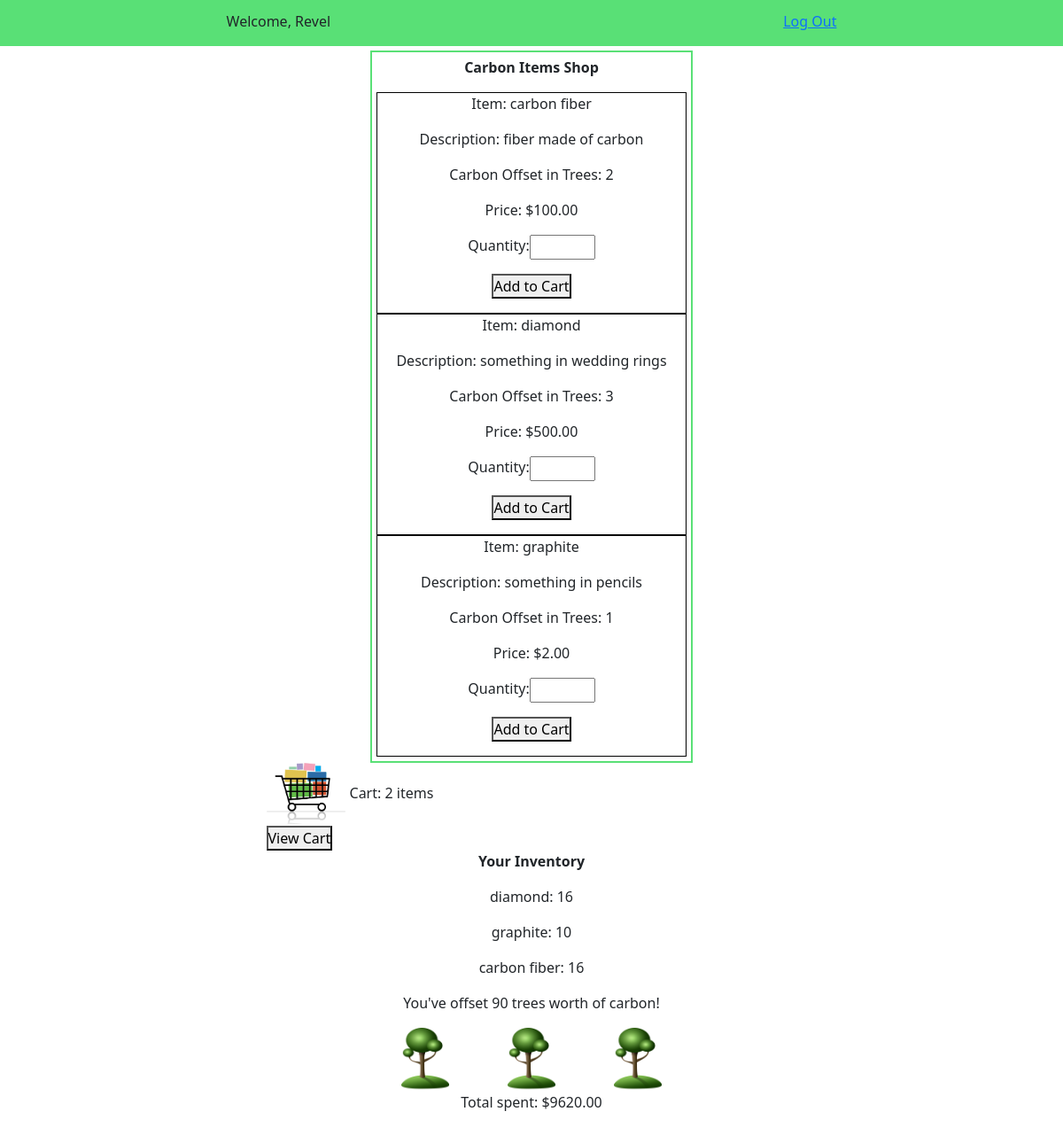
Before: /marketplace/ (signed in) with the older database file.
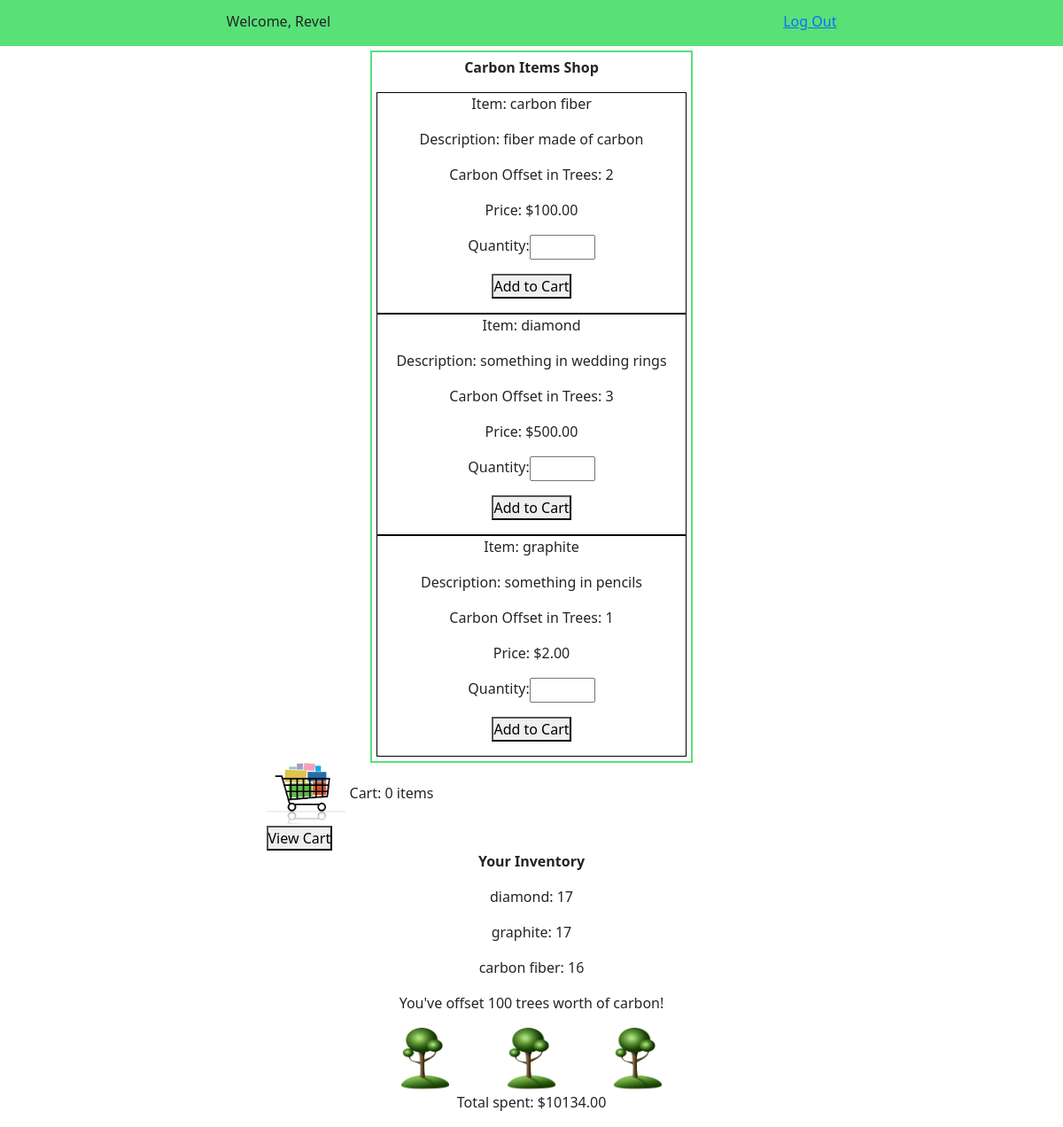
After: the same page with the newer database file.
### login_app/models.py (models this page shows, shortened)
class User(models.Model):
    first_name = models.CharField(max_length=255)
    last_name = models.CharField(max_length=255)
    email = models.EmailField(max_length=254)
    password = models.CharField(max_length=255)
    created_at = models.DateTimeField(auto_now_add=True)
    updated_at = models.DateTimeField(auto_now=True)
    objects = UserManager()

### marketplace/models.py (models this page shows, shortened)
class Item(models.Model):
    name = models.CharField(max_length=100)
    description = models.TextField()
    carbon_offset_in_trees = models.IntegerField()
    cost = models.DecimalField(max_digits=5, decimal_places=2)
    purchases = models.ManyToManyField('login_app.User', through="User_Item_Count")
    carts = models.ManyToManyField(Cart, through="Cart_Item_Count")
    created_at = models.DateTimeField(auto_now_add=True)
    updated_at = models.DateTimeField(auto_now=True)
    objects = ItemManager()

class User_Item_Count(models.Model):
    user = models.ForeignKey('login_app.User', on_delete=models.CASCADE)
    item = models.ForeignKey(Item, on_delete=models.CASCADE)
    orders = models.IntegerField()
    created_at = models.DateTimeField(auto_now_add=True)
    updated_at = models.DateTimeField(auto_now=True)

### login_app/views.py (the view)
# urls.py: path('', include('marketplace.urls')),
def marketplace(request):
    if 'user_id' in request.session:
        shop_items = apps.get_model('marketplace.Item').objects.all()
        if shop_items:
            cart_items = apps.get_model('marketplace.Cart_Item_Count').objects.filter(
                cart=apps.get_model('marketplace.Cart').objects.get(user=User.objects.get(id=request.session['user_id']))
            )
            if cart_items:
                total_quantity = 0
                for item in cart_items:
                    total_quantity += item.quantity
                user_items = apps.get_model('marketplace.User_Item_Count').objects.filter(user=User.objects.get(id=request.session['user_id']))
                if user_items:
                    total_carbon_offset = 0
                    total_cost = 0
                    for item in user_items:
                        total_carbon_offset += item.item.carbon_offset_in_trees * item.orders
                        total_cost += item.item.cost * item.orders
                    context = {
                        'items': reversed(shop_items),
                        'cart_items': reversed(cart_items),
                        'total_quantity': total_quantity,
                        'user': User.objects.get(id=request.session['user_id']),
                        'user_items': user_items,
                        'total_carbon_offset': total_carbon_offset,
                        'total_cost': total_cost
                    }
                    return render(request, 'marketplace.html', context)
                else:
                    context = {
                        'items': reversed(shop_items),
                        'user': User.objects.get(id=request.session['user_id']),
                    }
                    return render(request, 'marketplace.html', context)
            else:
                user_items = apps.get_model('marketplace.User_Item_Count').objects.filter(user=User.objects.get(id=request.session['user_id']))
                if user_items:
                    total_carbon_offset = 0
                    total_cost = 0
                    for item in user_items:
                        total_carbon_offset += item.item.carbon_offset_in_trees * item.orders
                        total_cost += item.item.cost * item.orders
                    context = {
                        'items': reversed(shop_items),
                        'user': User.objects.get(id=request.session['user_id']),
                        'user_items': user_items,
                        'total_carbon_offset': total_carbon_offset,
                        'total_cost': total_cost
                    }
                    return render(request, 'marketplace.html', context)
                else:
                    context = {
                        'items': reversed(shop_items),
                        'user': User.objects.get(id=request.session['user_id']),
                    }
                    return render(request, 'marketplace.html', context)
        else:
            context = {
                'user': User.objects.get(id=request.session['user_id'])
            }
            return render(request, 'marketplace.html', context)
    else:
        return redirect('index')

### marketplace/templates/marketplace.html (shortened to what this page needs)
<!DOCTYPE html>
<html>
	<head>
        {% load static %}
        <link rel="stylesheet" href="https://cdn.jsdelivr.net/npm/bootstrap@5.1.1/dist/css/bootstrap.css">
        <link rel="stylesheet" href="{% static 'style.css' %}">
    </head>
    <body>
        <div id="wrapper">
            <div id="topdiv">
                <p>Welcome, {{user.first_name}}</p>
                <a href="logout/">Log Out</a>
            </div>
            <div id="catalog">
                <p class="bold">Carbon Items Shop</p>
                {% for item in items %}
                    <div class="catalog_item">
                        <p>Item: {{item.name}}</p>
                        <p>Description: {{item.description}}</p>
                        <p>Carbon Offset in Trees: {{item.carbon_offset_in_trees}}</p>
                        <p>Price: ${{item.cost}}</p>
                        <div class="form">
                            <form action="add-to-cart/{{item.id}}/{{user.id}}/" method="post">
                                <p>
                                    <label>
                                        Quantity:
                                        <input name="purchase_quantity" type="number" min="1" max="3" step="1" required>
                                    </label>
                                </p>
                                <p><button type="submit">Add to Cart</button></p>
                            </form>
                        </div>
                    </div>
                {% endfor %}
            </div>
            <div id="cart">
                <div id="cart_counter">
                    <img src="{% static 'cart.png' %}">
                    Cart:
                        {% if cart_items %}
                            {{total_quantity}}
                        {% else %}
                            0
                        {% endif %}
                    items
                </div>
                <form action="view-cart/{{user.id}}/" method="get">
                    <button type="submit">View Cart</button>
                </form>
            </div>
            <div class="orders">
                <p class="bold">Your Inventory</p>
                {% for item in user_items %}
                    <p>{{item.item.name}}: {{item.orders}}</p>
                {% endfor %}
                {% if total_carbon_offset > 0 %}
                    <p>You've offset {{total_carbon_offset}} trees worth of carbon!</p>
                    <div id="tree_imgs">
                        <img src="{% static 'tree.png' %}">
                        {% if total_carbon_offset > 10 %}
                            <img src="{% static 'tree.png' %}">
                        {% endif %}
                        {% if total_carbon_offset > 20 %}
                            <img src="{% static 'tree.png' %}">
                        {% endif %}
                    </div>
                {% endif %}
                <p>Total spent: ${{total_cost}}</p>
            </div>
        </div>
    </body>
</html>

### login_app/static/style.css (style rules this page uses)
* { margin: 0%; padding: 0%; box-sizing: border-box; }
#wrapper { display: flex; flex-flow: column; justify-content: space-around; align-items: center; }
.form { display: flex; flex-flow: column; align-items: center; text-align: center; }
label { width: 100%; display: flex; justify-content: space-between; }
#topdiv { display: flex; flex-flow: row; justify-content: space-around; width: 100%; padding-top: 1%; background-color: rgb(89, 224, 118); }
#catalog { text-align: center; border: 2px solid rgb(89, 224, 118); padding: 5px; margin-top: 5px; }
.bold { font-weight: bold; }
.catalog_item { border: 1px solid black; width: 350px; text-align: center; }
img { width: 15%; }
.orders { display: flex; align-items: center; justify-content: space-around; flex-flow: column; width: 30%; }
#tree_imgs { display: flex; flex-flow: row; align-items: center; justify-content: space-around; }

Changed rows visible on the page:
changed User_Item_Count "diamond": orders "16" → "17"
changed User_Item_Count "graphite": orders "10" → "17"
Other visible differences:
{{ total_carbon_offset }}: "90" → "100"
{{ total_cost }}: "9620.00" → "10134.00"
{{ total_quantity }}: "2" → (not shown)
text now shown: "0"
